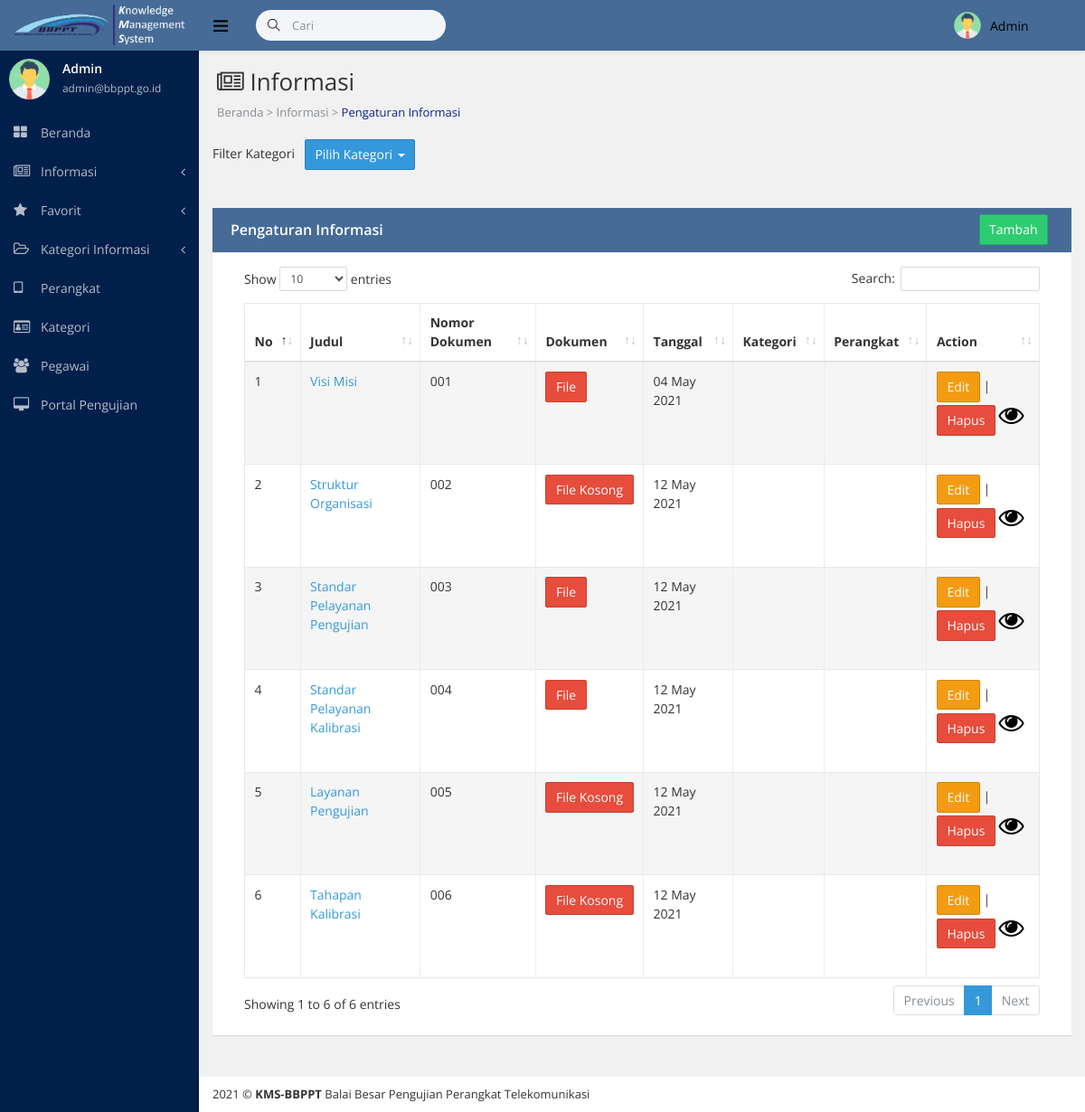
Before: /informasi.php (signed in) with the older database file.
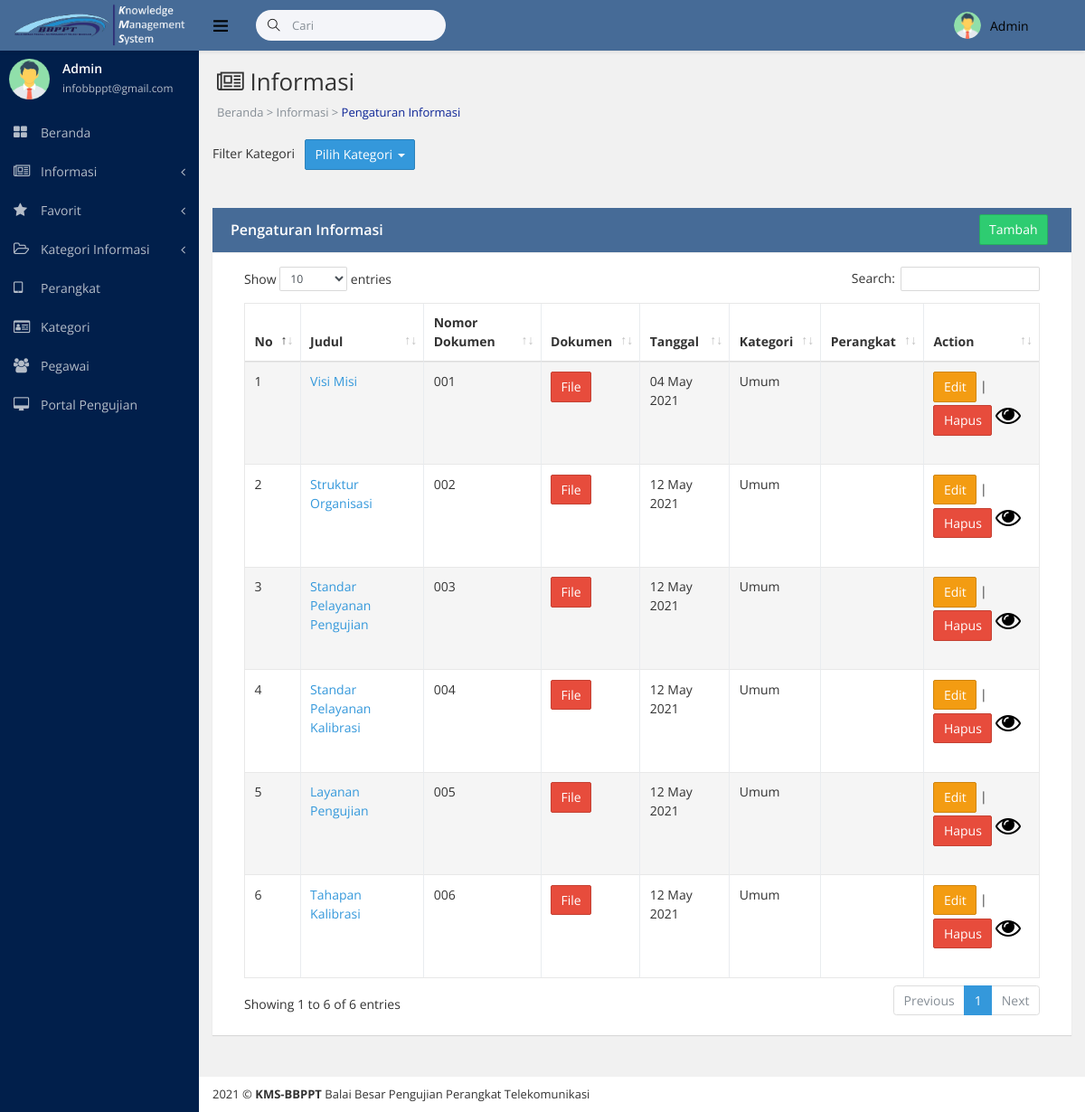
After: the same page with the newer database file.
### tables this page shows
CREATE TABLE IF NOT EXISTS `informasi` (
`id` int(255) NOT NULL,
  `nomordokumen` varchar(255) NOT NULL,
  `judul` varchar(255) NOT NULL,
  `dokumen` text NOT NULL,
  `keterangan` text NOT NULL,
  `berita` text NOT NULL,
  `tanggal` date NOT NULL,
  `restricted` text NOT NULL,
  `idkategori` varchar(255) NOT NULL,
  `idperangkat` varchar(255) NOT NULL
);

CREATE TABLE IF NOT EXISTS `divisi` (
`iddivisi` int(255) NOT NULL,
  `namadivisi` varchar(255) NOT NULL
);

### informasi.php (the view, shortened to what the changed rows need)
<!DOCTYPE html>
<html lang="en">
<head>
<?php include "csssidebar.php"?>
</head>
<body class="fixed-navbar">
    <div class="page-wrapper">
      <?php include "sidebaradmin.php" ?>
        <div class="content-wrapper">
            <div class="page-heading">
                <h1 class="page-title"> <i class="sidebar-item-icon fa fa-newspaper-o";></i> Informasi</h1>
            </div>
                                    <?php
                                        include"koneksi.php";
                                        $q = $koneksi->query("SELECT * FROM divisi");
                                        ?>
    </div>
                <br><br>
                    <?php
                    $level = $_SESSION['level'];
                    if($level=='Admin'){
                    ?>
                 <div class="ibox ibox-primary">
                            <div class="ibox-body">
            <table class="table table-striped table-bordered table-hover" id="example-table" cellspacing="0" width="100%">
            <thead>
              <tr>
                <th>No</th>
                <th>Judul</th>
                <th>Nomor Dokumen</th>
                <th>Dokumen</th>
                <th>Tanggal</th>
                <th>Kategori</th>
                <th>Perangkat</th>
                <th>Action</th>
              </tr>
            </thead>
            <tbody>
                <?php
                include"koneksi.php";
                $iddivisi=$_GET['iddivisi'];
                if(!empty($iddivisi)){
                    $q = $koneksi->query("SELECT * FROM informasi where idkategori='$iddivisi'");
                }else{
                    $q = $koneksi->query("SELECT * FROM informasi");
                }
                $nom = 1;
                while ($dt = $q->fetch_assoc()) :
                ?>
                <tr>
                <td><?php echo $nom++ ?></td>
                <td><a href="detailinformasi.php?id=<?php echo $dt['id'] ?>"><?php echo $dt['judul'] ?></a></td>
                <td><?php echo $dt['nomordokumen'] ?></td>
                <td>
                   <?php
          $dokumen=$dt['dokumen'];
          if(!empty($dokumen)){
          ?>
                    <a href="src/image/<?php echo $dt['dokumen'] ?>"><button type="button" class="btn btn-danger">File</button></a>
                    <?php
                    }else{
                    ?>
                    <button type="button" class="btn btn-danger">File Kosong</button>
                    <?php
                    }
                    ?>
                <td><?php $tanggal= $dt['tanggal']; echo date('d F Y', strtotime($tanggal)); ?></td>
                <td>
                    <?php
                    require_once 'koneksi.php';
                     $iddivisi = $dt['idkategori'];
                     $q1 = $koneksi->query("SELECT * FROM divisi WHERE iddivisi='$iddivisi'");
                              while ($row = $q1->fetch_assoc()) :
                      ?>
                    <?php echo $row['namadivisi']; ?>
                     <?php
                    endwhile;
                  ?>
                    </td>
                <td>
                </td>
                <td>
                    <a href="edit_informasi.php?id=<?php echo $dt['id']; ?>"><button type="button" class="btn btn-warning">Edit</button></a> | <a href="hapus_informasi.php?id=<?php echo $dt['id']; ?>" onclick="return confirm('Anda yakin akan menghapus data ini?')"><button type="button" class="btn btn-danger">Hapus</button></a>
                     <?php
                     $status= $dt['restricted'];
                     if($status=='Aktif'){
                     ?>
                       <a href="aktivasi_informasi.php?id=<?php echo $dt['id']; ?>&status=aktif" onclick="return confirm('Anda yakin akan menonaktifkan artikel ini?')">
                        <i class="sidebar-item-icon fa fa-eye fa-2x" style="color: #000";></i> &nbsp; &nbsp;
                    </a>
                     <?php }else{ ?>
                    <a href="aktivasi_informasi.php?id=<?php echo $dt['id']; ?>&status=non" onclick="return confirm('Anda yakin akan mengaktifkan artikel ini?')">
                        <i class="sidebar-item-icon fa fa-eye-slash fa-2x" style="color: #000";></i> &nbsp; &nbsp;
                    </a>
                    <?php
                    }
                    ?>
                </td>
                </tr>
             <?php
              endwhile;
              ?>
            </tbody>
          </table>
      <?php } ?>
                </div>
            </div>
        </div>
</body>
</html>

### sidebaradmin.php (shortened to what the changed rows need)
<nav class="page-sidebar" id="sidebar">
    <div id="sidebar-collapse">
        <div class="admin-block d-flex">
            <div class="admin-info">
                <div class="font-strong"><?php echo $_SESSION['nama'] ?></div><small><?php echo $_SESSION['email'] ?></small></div>
        </div>
    </div>
</nav>

Changed rows visible on the page:
changed informasi "Visi Misi": gains divisi (namadivisi "Umum")
changed informasi "Struktur Organisasi": gains divisi (namadivisi "Umum"); now shows "File"; no longer shows "File Kosong"
changed informasi "Standar Pelayanan Pengujian": gains divisi (namadivisi "Umum")
changed informasi "Standar Pelayanan Kalibrasi": gains divisi (namadivisi "Umum")
changed informasi "Layanan Pengujian": gains divisi (namadivisi "Umum"); now shows "File"; no longer shows "File Kosong"
changed informasi "Tahapan Kalibrasi": gains divisi (namadivisi "Umum"); now shows "File"; no longer shows "File Kosong"
Other visible differences:
$_SESSION['email']: "admin@bbppt.go.id" → "infobbppt@gmail.com"
